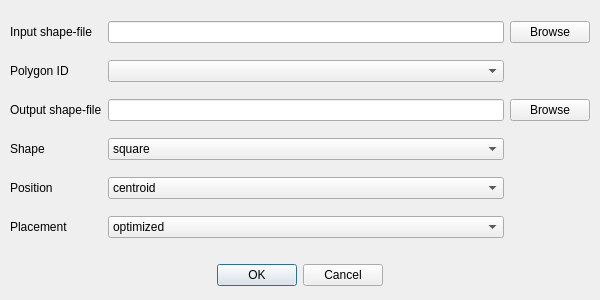
<?xml version="1.0" encoding="UTF-8"?>
<ui version="4.0">
 <class>Dialog</class>
 <widget class="QDialog" name="Dialog">
  <property name="geometry">
   <rect>
    <x>0</x>
    <y>0</y>
    <width>600</width>
    <height>300</height>
   </rect>
  </property>
  <property name="minimumSize">
   <size>
    <width>600</width>
    <height>300</height>
   </size>
  </property>
  <property name="windowTitle">
   <string>Dialog</string>
  </property>
   
  <widget class="QWidget" name="gridLayoutWidget">
   <property name="geometry">
    <rect>
     <x>10</x>
     <y>10</y>
     <width>580</width>
     <height>240</height>
    </rect>
   </property>
   <layout class="QGridLayout" name="gridLayout">
    <property name="sizeConstraint">
     <enum>QLayout::SetNoConstraint</enum>
    </property>
     
     <item row="0" column="0">
       <widget class="QLabel" name="label_2">
         <property name="text">
           <string>Input shape-file</string>
         </property>
       </widget>
     </item>
     <item row="0" column="1">
       <widget class="QLineEdit" name="tbInputShpFN"/>
     </item>
     <item row="0" column="2">
       <widget class="QPushButton" name="btnBrowseInputShp">
         <property name="text">
           <string>Browse</string>
         </property>
       </widget>
     </item>
     
     <item row="1" column="0">
       <widget class="QLabel" name="label_6">
         <property name="text">
           <string>Polygon ID</string>
         </property>
       </widget>
     </item>
     <item row="1" column="1">
       <widget class="QComboBox" name="cmbFields"/>
     </item>
     
     <item row="2" column="0">
       <widget class="QLabel" name="label">
         <property name="text">
           <string>Output shape-file</string>
         </property>
       </widget>
     </item>
     <item row="2" column="1">
       <widget class="QLineEdit" name="tbOutputShpFN"/>
     </item>
     <item row="2" column="2">
       <widget class="QPushButton" name="btnBrowseOutputShp">
         <property name="text">
           <string>Browse</string>
         </property>
       </widget>
     </item>
     
     <item row="3" column="0">
       <widget class="QLabel" name="label_3">
         <property name="text">
           <string>Shape</string>
         </property>
       </widget>
     </item>
     <item row="3" column="1">
     <widget class="QComboBox" name="cmbShape">
       <item>
         <property name="text">
           <string>best</string>
         </property>
       </item>
       <item>
       <property name="text">
        <string>square</string>
       </property>
      </item>
      <item>
       <property name="text">
        <string>circle</string>
       </property>
      </item>
      <item>
       <property name="text">
        <string>rectangle</string>
       </property>
      </item>
      <item>
       <property name="text">
        <string>ellipse</string>
       </property>
      </item>
       <property name="currentIndex">
         <number>1</number>
       </property>
     </widget>
    </item>
     
    <item row="4" column="0">
     <widget class="QLabel" name="label_4">
      <property name="text">
       <string>Position</string>
      </property>
     </widget>
    </item>
    <item row="4" column="1">
     <widget class="QComboBox" name="cmbPosition">
      <item>
       <property name="text">
        <string>centroid</string>
       </property>
      </item>
      <item>
       <property name="text">
        <string>bounding box</string>
       </property>
      </item>
      <item>
       <property name="text">
        <string>mean coordinates</string>
       </property>
      </item>
     </widget>
    </item>
     
     <item row="5" column="0">
       <widget class="QLabel" name="label_5">
         <property name="text">
           <string>Placement</string>
         </property>
       </widget>
     </item>
     <item row="5" column="1">
       <widget class="QComboBox" name="cmbPlacement">
         <item>
           <property name="text">
             <string>optimized</string>
           </property>
         </item>
         <item>
           <property name="text">
             <string>rotated</string>
           </property>
         </item>
         <item>
           <property name="text">
             <string>translated</string>
           </property>
         </item>
         <item>
           <property name="text">
             <string>fixed</string>
           </property>
         </item>
       </widget>
     </item>
      </layout>
    </widget>
   
    <widget class="QDialogButtonBox" name="btnBox">
      <property name="geometry">
        <rect>
          <x>10</x>
          <y>260</y>
          <width>580</width>
          <height>30</height>
        </rect>
      </property>
      <property name="orientation">
        <enum>Qt::Horizontal</enum>
      </property>
      <property name="standardButtons">
        <set>QDialogButtonBox::Cancel|QDialogButtonBox::Ok</set>
      </property>
      <property name="centerButtons">
        <bool>true</bool>
      </property>
    </widget>
   
 </widget>
  
 <resources/>
 <connections>
  <connection>
   <sender>btnBox</sender>
   <signal>accepted()</signal>
   <receiver>Dialog</receiver>
   <slot>accept()</slot>
   <hints>
    <hint type="sourcelabel">
     <x>248</x>
     <y>254</y>
    </hint>
    <hint type="destinationlabel">
     <x>157</x>
     <y>274</y>
    </hint>
   </hints>
  </connection>
  <connection>
   <sender>btnBox</sender>
   <signal>rejected()</signal>
   <receiver>Dialog</receiver>
   <slot>reject()</slot>
   <hints>
    <hint type="sourcelabel">
     <x>316</x>
     <y>260</y>
    </hint>
    <hint type="destinationlabel">
     <x>286</x>
     <y>274</y>
    </hint>
   </hints>
  </connection>
 </connections>
</ui>
